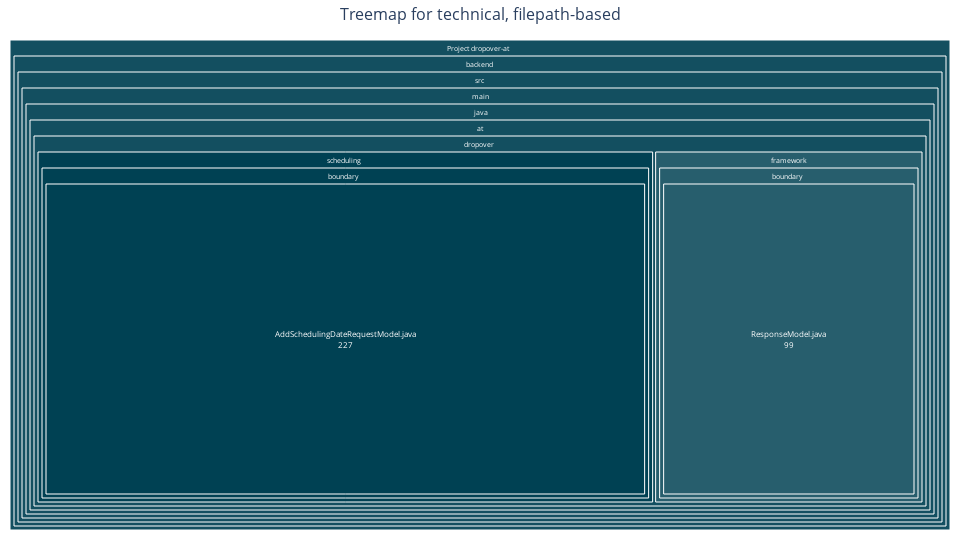

This figure's notebook cell:
### Markdown cell above
Create treemap for technical concepts based on filesystem structure

### Code cell
fig = create_treemap(results_df, 'technical', 'file_path', technical_colorscale)
fig.show()

### Figure 1 — Plotly figure (JSON) as saved in the notebook; plotly's stock layout.template omitted (floating-point values rounded to 4 significant figures)
{"data": [{"branchvalues": "total", "customdata": ["Total files: 2<br>Avg Score: 0.90<br>Total Lines: 326", "Directory: backend<br>Files: 2<br>Avg Score: 0.90<br>Total Lines: 326", "Directory: backend/src<br>Files: 2<br>Avg Score: 0.90<br>Total Lines: 326", "Directory: backend/src/main<br>Files: 2<br>Avg Score: 0.90<br>Total Lines: 326", "Directory: backend/src/main/java<br>Files: 2<br>Avg Score: 0.90<br>Total Lines: 326", "Directory: backend/src/main/java/at<br>Files: 2<br>Avg Score: 0.90<br>Total Lines: 326", "Directory: backend/src/main/java/at/dropover<br>Files: 2<br>Avg Score: 0.90<br>Total Lines: 326", "Directory: backend/src/main/java/at/dropover/framework<br>Files: 1<br>Avg Score: 0.80<br>Total Lines: 99", "Directory: backend/src/main/java/at/dropover/framework/boundary<br>Files: 1<br>Avg Score: 0.80<br>Total Lines: 99", "Directory: backend/src/main/java/at/dropover/scheduling<br>Files: 1<br>Avg Score: 1.00<br>Total Lines: 227", "Directory: backend/src/main/java/at/dropover/scheduling/boundary<br>Files: 1<br>Avg Score: 1.00<br>Total Lines: 227", "File: AddSchedulingDateRequestModel.java<br>Score: 1.00<br>Lines: 227<br>Concept: Boundary<br>Path: ../../../dropover-at/backend/src/main/java/at/dropover/scheduling/boundary/AddSchedulingDateRequestModel.java<br>Explanation: This class is explicitly named `AddSchedulingDateRequestModel` and resides in a `boundary` package. ...", "File: ResponseModel.java<br>Score: 0.80<br>Lines: 99<br>Concept: Boundary<br>Path: ../../../dropover-at/backend/src/main/java/at/dropover/framework/boundary/ResponseModel.java<br>Explanation: This code defines a `ResponseModel` interface, which is a key component of the Boundary concept. It ..."], "hovertemplate": "<b>%{label}</b><br>%{customdata}<extra></extra>", "ids": ["root", "backend", "backend/src", "backend/src/main", "backend/src/main/java", "backend/src/main/java/at", "backend/src/main/java/at/dropover", "backend/src/main/java/at/dropover/framework", "backend/src/main/java/at/dropover/framework/boundary", "backend/src/main/java/at/dropover/scheduling", "backend/src/main/java/at/dropover/scheduling/boundary", "backend/src/main/java/at/dropover/scheduling/boundary/AddSchedulingDateRequestModel.java", "backend/src/main/java/at/dropover/framework/boundary/ResponseModel.java"], "labels": ["Project dropover-at", "backend", "src", "main", "java", "at", "dropover", "framework", "boundary", "scheduling", "boundary", "AddSchedulingDateRequestModel.java", "ResponseModel.java"], "marker": {"cmax": 1, "cmin": 0, "colors": [0.9, 0.9, 0.9, 0.9, 0.9, 0.9, 0.9, 0.8, 0.8, 1, 1, 1, 0.8], "colorscale": [[0, "#ffffff"], [0.01, "#bfcfd4"], [1, "#004153"]]}, "parents": ["", "root", "backend", "backend/src", "backend/src/main", "backend/src/main/java", "backend/src/main/java/at", "backend/src/main/java/at/dropover", "backend/src/main/java/at/dropover/framework", "backend/src/main/java/at/dropover", "backend/src/main/java/at/dropover/scheduling", "backend/src/main/java/at/dropover/scheduling/boundary", "backend/src/main/java/at/dropover/framework/boundary"], "textfont": {"size": 8}, "textinfo": "label+value", "textposition": "middle center", "type": "treemap", "values": [326, 326, 326, 326, 326, 326, 326, 99, 99, 227, 227, 227, 99]}], "layout": {"height": 540, "margin": {"b": 10, "l": 10, "r": 10, "t": 40}, "title": {"font": {"size": 16}, "text": "Treemap for technical, filepath-based", "x": 0.5, "xanchor": "center"}, "width": 960}}
